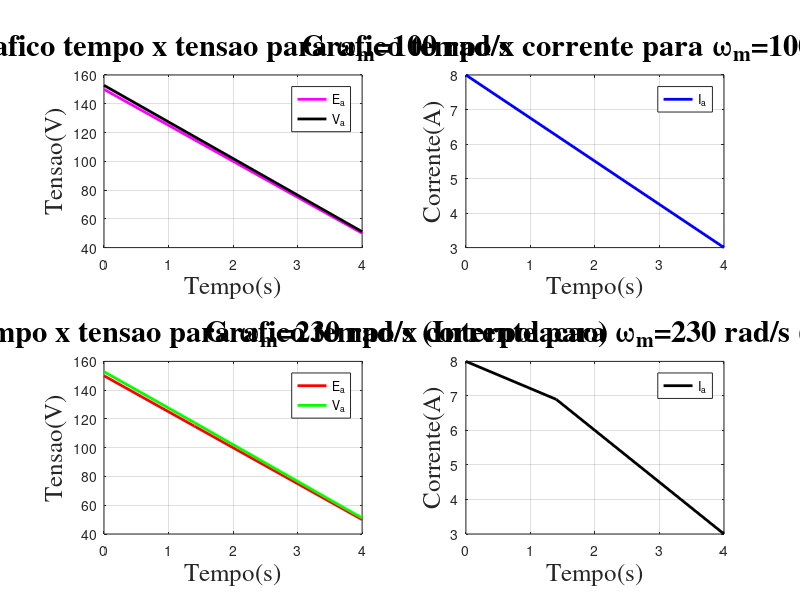
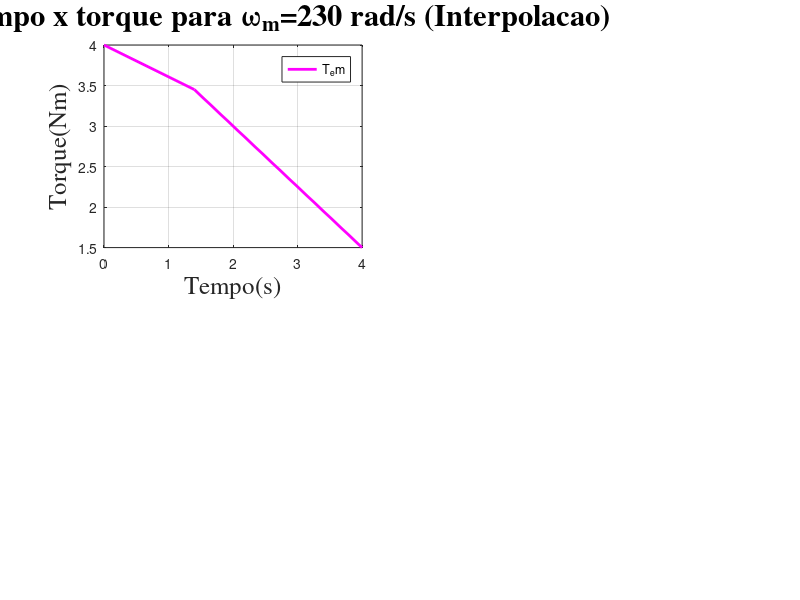

These charts were generated, in order, by the following MATLAB code:
%===============================================================================
%ACIONAMENTOS DE MAQUINAS
%AUTORA: SYLVIELLY S. SOUSA                           %MATRICULA: 20162045070410
%SEMESTRE 2020.1          
%PROF.: CELSO SCHMIDLIN
%ATIVIDADE FINAL DE UNIDADE: CAPITULO 06                   %ENTREGA: 23/10/2020
%===============================================================================
%CODIGO QUESTAO 05
%===============================================================================
%                                 CALCULOS  
%===============================================================================
J_load = 0.04;
J_motor = 0.02;
omega_m = 300;
omega_decrescente = 100;
delta_t = 4;
T_nominal = 4;
kT = 0.5;
kE = 0.5;
R_armadura = 0.35;

%para omega_m = 300 rad/s
J_eq = J_motor + J_load
I_armadura = T_nominal/kT
E_armadura = omega_m*kE
V_armadura = (E_armadura + (R_armadura*I_armadura))

%para omega_decrescente = 100 rad/s
T_em_decrescente = (J_eq*omega_decrescente)/delta_t
I_decrescente =  T_em_decrescente/kT
E_decrescente = omega_decrescente*kE
V_decrescente = (E_decrescente + (R_armadura*I_decrescente))

%para condicao intermediario (interpolacao linear)
omega_230 = 230
T_em_230 = (J_eq*omega_230)/delta_t
I_230 =  T_em_230/kT
E_230 = omega_230*kE
V_230 = (E_230 + (R_armadura*I_230))

%vetores para plotagem
V_vetor = [V_armadura V_decrescente];
E_vetor = [E_armadura E_decrescente];
I_vetor = [I_armadura I_decrescente];
tempo_vetor = [0 4];

%vetores para plotagem
V_vetor_230 = [V_armadura V_230 V_decrescente];
E_vetor_230 = [E_armadura E_230 E_decrescente];
I_vetor_230 = [I_armadura I_230 I_decrescente];
T_vetor_230 = [T_nominal T_em_230 T_em_decrescente];
tempo_vetor_230 = [0 1.4 4];
%===============================================================================
%                           GERACAO DE GRAFICOS  
%===============================================================================
figure(1)
subplot(2,2,1)                    
plot(tempo_vetor,E_vetor,'m','LineWidth',2)         
hold on
grid on
plot(tempo_vetor,V_vetor,'k','LineWidth',2)         
grid on
title('Grafico tempo x tensao para \omega_m=100 rad/s','FontName','Times','FontSize',22);
xlabel('Tempo(s)', 'FontName','Times','FontSize',18);
ylabel('Tensao(V)', 'FontName','Times','FontSize',18);
legend("E_a","V_a");

subplot(2,2,2)                    
plot(tempo_vetor,I_vetor,'b','LineWidth',2)         
grid on
title('Grafico tempo x corrente para \omega_m=100 rad/s','FontName','Times','FontSize',22);
xlabel('Tempo(s)', 'FontName','Times','FontSize',18);
ylabel('Corrente(A)', 'FontName','Times','FontSize',18);
legend("I_a");

subplot(2,2,3)                    
plot(tempo_vetor_230,E_vetor_230,'r','LineWidth',2)         
hold on
grid on
plot(tempo_vetor_230,V_vetor_230,'g','LineWidth',2)         
grid on
title('Grafico tempo x tensao para \omega_m=230 rad/s (Interpolacao)','FontName','Times','FontSize',22);
xlabel('Tempo(s)', 'FontName','Times','FontSize',18);
ylabel('Tensao(V)', 'FontName','Times','FontSize',18);
legend("E_a","V_a");

subplot(2,2,4)                    
plot(tempo_vetor_230,I_vetor_230,'k','LineWidth',2)         
grid on
title('Grafico tempo x corrente para \omega_m=230 rad/s (Interpolacao)','FontName','Times','FontSize',22);
xlabel('Tempo(s)', 'FontName','Times','FontSize',18);
ylabel('Corrente(A)', 'FontName','Times','FontSize',18);
legend("I_a");

figure(3)
subplot(2,2,1)                    
plot(tempo_vetor_230,T_vetor_230,'m','LineWidth',2)         
grid on
title('Grafico tempo x torque para \omega_m=230 rad/s (Interpolacao)','FontName','Times','FontSize',22);
xlabel('Tempo(s)', 'FontName','Times','FontSize',18);
ylabel('Torque(Nm)', 'FontName','Times','FontSize',18);
legend("T_em");
%===============================================================================   
